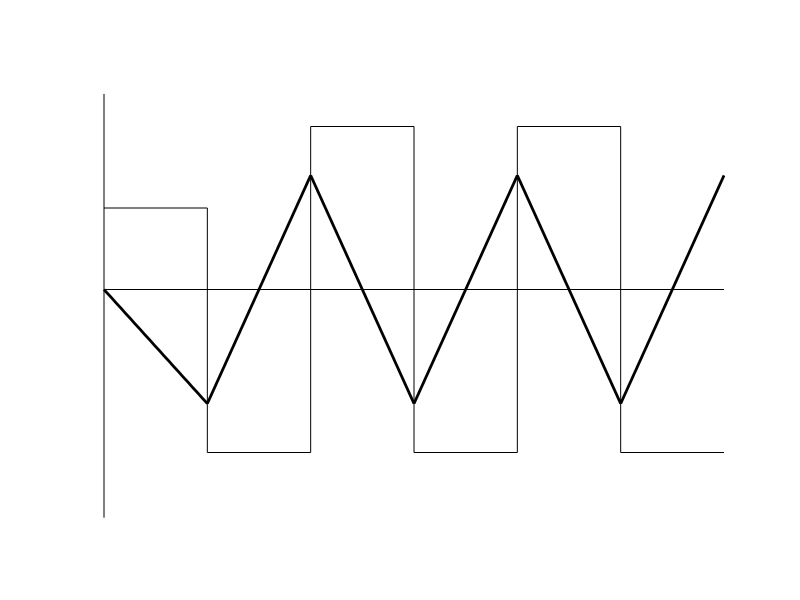
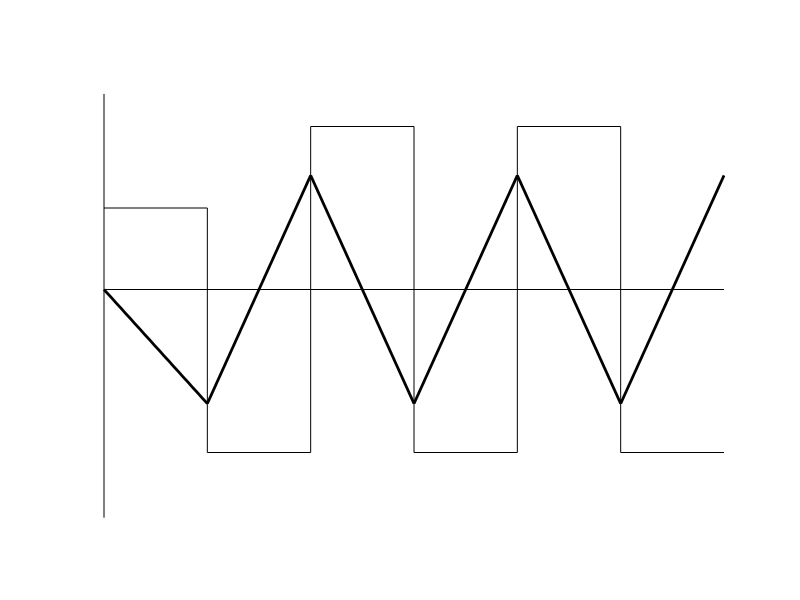

Recreate these plots in MATLAB, in order.
## integratorSquareWaveA
clf;
hold on

plot([0,1],[0.5,0.5],'color','black');
plot([1,1],[0.5,-1],'color','black');
plot([1,2],[-1,-1],'color','black');
plot([2,2],[-1,1],'color','black');
plot([2,3],[1,1],'color','black');
plot([3,3],[1,-1],'color','black');
plot([3,4],[-1,-1],'color','black');
plot([4,4],[1,-1],'color','black');
plot([4,5],[1,1],'color','black');
plot([5,5],[1,-1],'color','black');
plot([5,6],[-1,-1],'color','black');

plot([0,1],[0,-0.7],"linewidth",2,"color","black");
plot([1,2],[-0.7,0.7],"linewidth",2,"color","black");
plot([2,3],[0.7,-0.7],"linewidth",2,"color","black");
plot([3,4],[-0.7,0.7],"linewidth",2,"color","black");
plot([4,5],[0.7,-0.7],"linewidth",2,"color","black");
plot([5,6],[-0.7,0.7],"linewidth",2,"color","black");

%axis
plot([0,6],[0,0],'color','black');
plot([0,0],[1.2,-1.4],'color','black');

grid off
axis off

print -demf integratorSquareWaveA.emf
print -deps integratorSquareWaveA.eps
